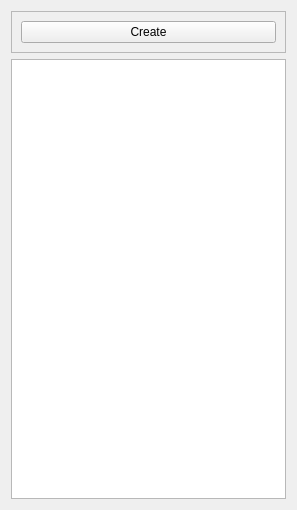
<?xml version="1.0" encoding="UTF-8"?>
<ui version="4.0">
 <class>AlbumListWidget</class>
 <widget class="QWidget" name="AlbumListWidget">
  <property name="geometry">
   <rect>
    <x>0</x>
    <y>0</y>
    <width>297</width>
    <height>510</height>
   </rect>
  </property>
  <property name="windowTitle">
   <string>Form</string>
  </property>
  <layout class="QVBoxLayout" name="verticalLayout">
   <item>
    <widget class="QFrame" name="frame">
     <property name="frameShape">
      <enum>QFrame::StyledPanel</enum>
     </property>
     <property name="frameShadow">
      <enum>QFrame::Raised</enum>
     </property>
     <layout class="QHBoxLayout" name="horizontalLayout">
      <item>
       <widget class="QPushButton" name="createAlbumButton">
        <property name="text">
         <string>Create</string>
        </property>
        <property name="icon">
         <iconset resource="resource.qrc">
          <normaloff>:/icons/album-add.png</normaloff>:/icons/album-add.png</iconset>
        </property>
       </widget>
      </item>
     </layout>
    </widget>
   </item>
   <item>
    <widget class="QListView" name="albumList"/>
   </item>
  </layout>
 </widget>
 <resources>
  <include location="resource.qrc"/>
 </resources>
 <connections/>
</ui>
